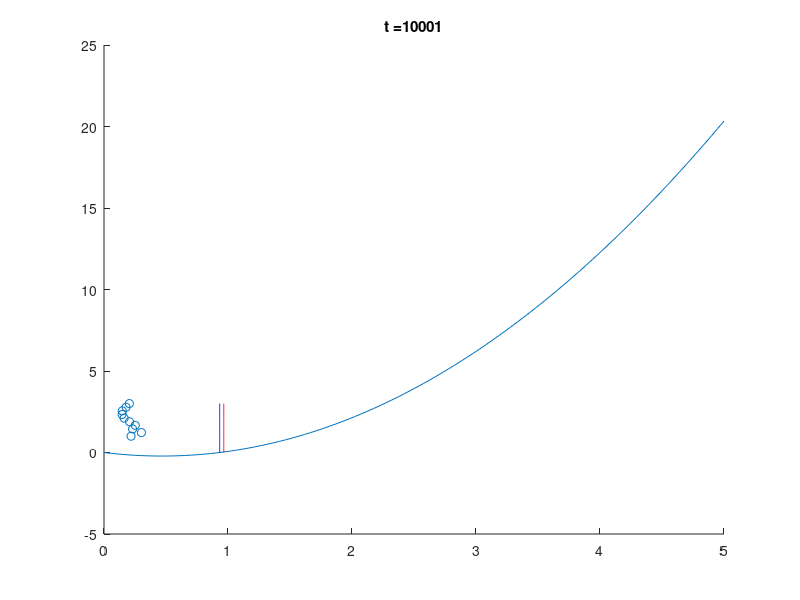

This figure's MATLAB source:
%Parameters
N = 10;                             %Number of inputs
inputs = rand(N,1);                 %Inputs, for now assumed constant
W = ones(1,N);                      %Initial weights
theta = 0;                          %Initial threshold
output = W*inputs;                  %Initial output
steps = 10000;                       %Number of steps
dt = 0.001;                         %Time interval
tau_theta = 0.1;                    %Theta time constant
jump = 10;                          %Period of display
epsilon = 0.0001;                      %Weight decay

%Recording variables
Ws = zeros(steps+1,N);
Ws(1,:) = W;                        %Record Weights
thetas = zeros(steps+1,1);          
thetas(1) = theta;                  %Record Theta
outputs = zeros(steps+1,1);
outputs(1) = output;                %Record Outputs

for t = 1:steps
    %Update threshold
    theta = theta + (output^2 - theta)*dt/tau_theta;
    %theta = exp(-(t+1 - (1:t))*dt/tau_theta)*(outputs(1:t).^2)*dt/tau_theta;
    thetas(t + 1) = theta;
    
    %Update weights
    W = max(0, W*(1 - epsilon) + inputs'*output*(output - theta)*dt);
    Ws(t + 1, :) = W;
    
    %Update output
    output = W*inputs;
    outputs(t + 1) = output;
    
    if mod(t,1000) == 0
        t
    end
end

figure
for t = 1:jump: steps + 1
    clf
    hold on
    x = linspace(0, 5);
    y = x.*(x - thetas(t));
    plot(x,y);
    y = linspace(0,3);
    x = outputs(t)*ones(1,100);
    plot(x,y,'r');
    x = thetas(t)*ones(1,100);
    plot(x,y,'b');
    scatter(Ws(t, :), linspace(1,3,N));
    title(strcat('t = ', num2str(t)))
    pause(0.00000001);
end